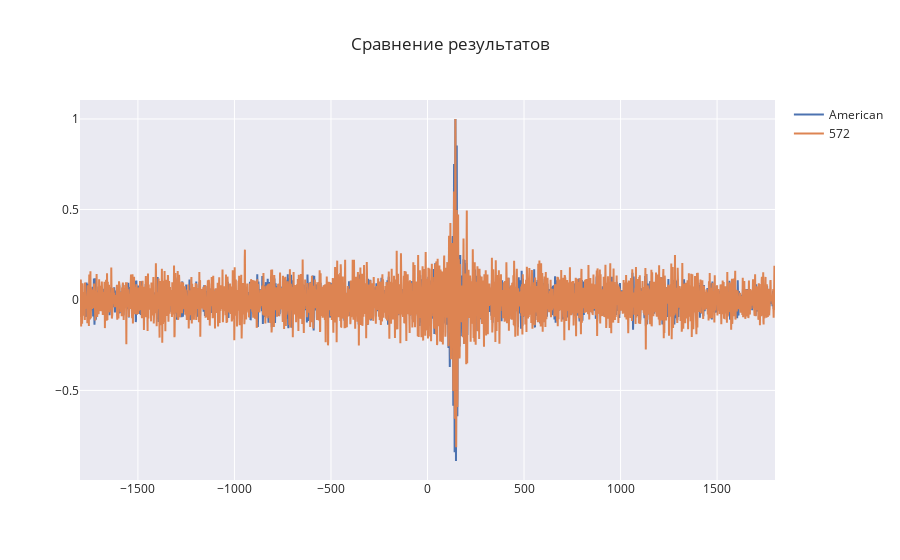

Write notebook code for a chart like this one.
### Code cell
fig = go.Figure()
fig.add_trace(
    go.Scatter(x=line_x, 
                y=f1/max(f1), name='American colleagues',
                showlegend=True))
fig.add_trace(
    go.Scatter(x=line_x, 
                y=f2/max(f2), name='My',
                showlegend=True))
fig.update_layout(title='Comparison of results', 
                    template='seaborn')
fig.show()

### Figure 1 — Plotly figure (JSON) as saved in the notebook; plotly's stock layout.template omitted (floating-point values rounded to 4 significant figures; data arrays with more than 128 entries replaced by an {"elided": "..."} marker saying what was removed)
{"data": [{"name": "American", "showlegend": true, "type": "scatter", "x": {"elided": "3600 float values"}, "y": {"elided": "3600 float values"}}, {"name": "572", "showlegend": true, "type": "scatter", "x": {"elided": "3600 float values"}, "y": {"elided": "3600 float values"}}], "layout": {"title": {"text": "Сравнение результатов"}}}
